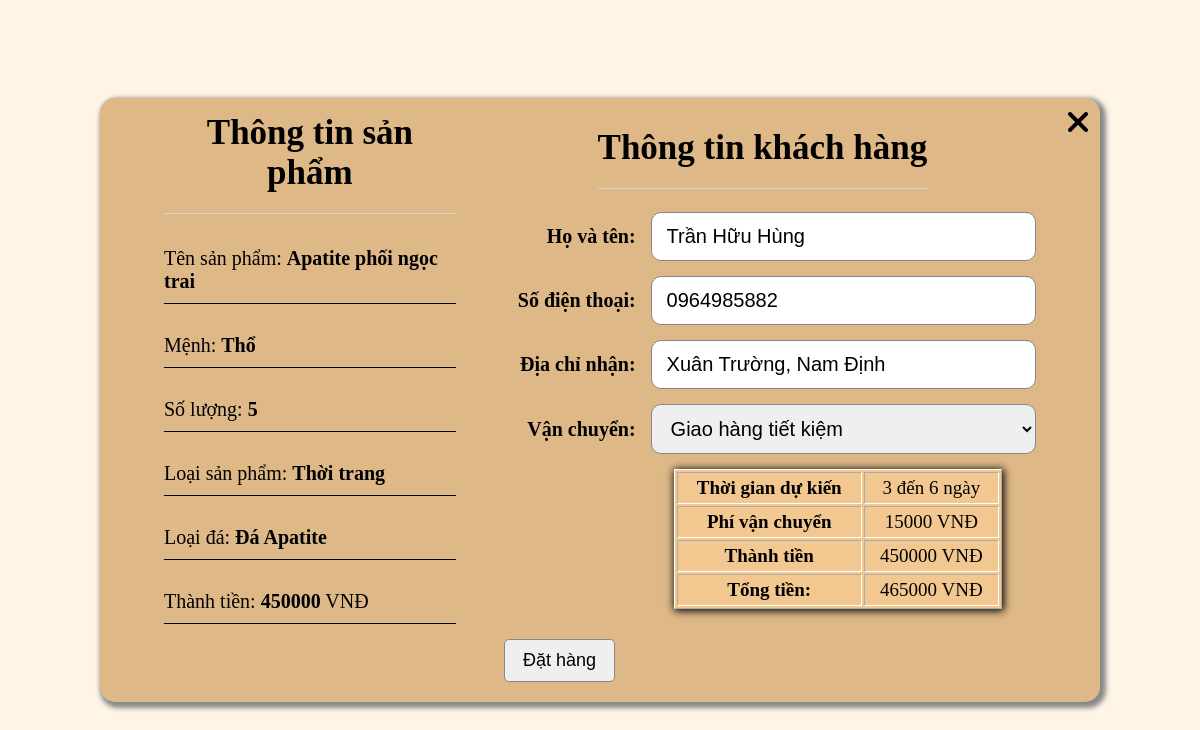
The app's page /assets/php/Manage User/buyProduct_cart.php?id_cart=60 (signed in) with its own data.
### tables this page shows
CREATE TABLE `giohang` (
  `ID_gioHang` int(11) NOT NULL,
  `donGia` int(11) NOT NULL,
  `soLuong` int(11) NOT NULL,
  `thanhTien` int(11) NOT NULL,
  `ID_TaiKhoan` int(11) NOT NULL,
  `ID_SanPham` int(11) NOT NULL,
  `trangThai` varchar(50) DEFAULT NULL
);

CREATE TABLE `sanpham` (
  `maSP` int(11) NOT NULL,
  `tenSP` varchar(100) NOT NULL,
  `gia` int(11) NOT NULL,
  `soLuong` int(11) NOT NULL,
  `loaiDa` varchar(100) NOT NULL,
  `menh` varchar(50) NOT NULL,
  `anhSP` varchar(100) NOT NULL,
  `loaiSP` varchar(50) NOT NULL
);

CREATE TABLE `taikhoan` (
  `ID` int(11) NOT NULL,
  `tenTK` varchar(50) NOT NULL,
  `matKhau` varchar(20) NOT NULL,
  `SDT` varchar(12) NOT NULL,
  `ngayTao` timestamp NOT NULL DEFAULT current_timestamp() ON UPDATE current_timestamp(),
  `diaChi` varchar(50) DEFAULT NULL,
  `avatar` varchar(100) NOT NULL,
  `gioiTinh` varchar(10) NOT NULL
);

### assets/php/Manage User/buyProduct_cart.php (the view, shortened to what this page needs)
<?php
    require '/xampp/htdocs/Web/WABSI-MIA/connect.php';
    if(isset($_GET['id_cart'])){
        $id_cart = $_GET['id_cart'];
    }
?>
<!DOCTYPE html>
<html lang="en">
<head>
    <link rel="stylesheet" href="https://cdnjs.cloudflare.com/ajax/libs/font-awesome/6.0.0-beta2/css/all.min.css">
</head>
<body>
    <div class="form_onTop">
        <div class="layout">
            <form method='post' class='form_buyProduct'>
                <div class="form_allInfo">
                    <?php
                        $sql_allInfo = "SELECT * , sanpham.soLuong as soLuongTon, giohang.soLuong as soLuongMua FROM taikhoan, sanpham, giohang
                                        WHERE (giohang.ID_gioHang = {$id_cart} and giohang.ID_TaiKhoan = taikhoan.ID and giohang.ID_SanPham = sanpham.maSP)";
                        $result_allInfo = $conn->query($sql_allInfo);
                        if($result_allInfo->num_rows>0){
                            $row_allInfo = $result_allInfo->fetch_assoc();
                            ?>
                                <div class="form_infoProduct">
                                    <?php
                                        echo "<h1 class='title_info'>Thông tin sản phẩm</h1>";
                                        echo "<div class='content_product'>";
                                            echo "<p>Tên sản phẩm: <b>{$row_allInfo['tenSP']}</b></p>";
                                            echo "<p>Mệnh: <b>{$row_allInfo['menh']}</b></p>";
                                            echo "<p>Số lượng: <b>{$row_allInfo['soLuongMua']}</b></p>";
                                            echo "<p>Loại sản phẩm: <b>{$row_allInfo['loaiSP']}</b></p>";
                                            echo "<p>Loại đá: <b>{$row_allInfo['loaiDa']}</b></p>";
                                            echo "<p>Thành tiền: <b>{$row_allInfo['thanhTien']}</b> VNĐ</p>";
                                        echo "</div>";
                                    ?>
                                </div>
                                <div class="form_insertInfoBill">
                                    <?php
                                        echo "<h1 class='title_info'>Thông tin khách hàng</h1>";
                                        echo "<div class='item_formInsert'>";
                                            echo "<p>Họ và tên: </p>";
                                            echo "<input type='text' required class = 'checkNameUser_bill' name='name_customer' value='{$row_allInfo['tenTK']}'>";
                                        echo "</div>";
                                        echo "<div class='item_formInsert'>";
                                            echo "<p>Số điện thoại: </p>";
                                            echo "<input type='text' required class = 'checkNumberPhoneUser_bill' name='telephone_customer' value='{$row_allInfo['SDT']}'>";
                                        echo "</div>";
                                        echo "<div class='item_formInsert'>";
                                            echo "<p>Địa chỉ nhận: </p>";
                                            echo "<input type='text' required class = 'checkAddressUser_bill' name='address_customer' value='{$row_allInfo['diaChi']}'>";
                                        echo "</div>";
                                        echo "<div class='item_formInsert'>";
                                            $sql_infoship = "SELECT * FROM giaohang";
                                            $result_infoShip = $conn->query($sql_infoship);
                                            if($result_infoShip->num_rows>0){
                                                echo "<p>Vận chuyển: </p>";
                                                echo "<select name='delivery_unit' class='delivery_unit'>";
                                                while($row_infoShip = $result_infoShip->fetch_assoc()){
                                                    echo "<option value='{$row_infoShip['ID_dvi']}-{$row_infoShip['phiGH']}-{$row_infoShip['thoigianGH']}'>{$row_infoShip['tenDvi']}</option>";
                                                }
                                                echo "</select>";
                                            }
                                        echo "</div>";
                                        echo "<div class=' infoShip'>";
                                            echo "<table border=1px>";
                                                echo "<tr>
                                                        <th>Thời gian dự kiến</th>
                                                        <td><span class='timeShip'></span></td>
                                                      </tr>";
                                                echo "<tr>
                                                        <th>Phí vận chuyển</th>
                                                        <td><span class='priceShip'></span> VNĐ</td>
                                                    </tr>";
                                                echo "<tr>
                                                        <th>Thành tiền</th>
                                                        <td>{$row_allInfo['thanhTien']} VNĐ</td>
                                                    </tr>";
                                                echo "<tr>
                                                        <th>Tổng tiền:</th>
                                                        <td><span class='allMoney'></span> VNĐ</td>
                                                    </tr>";
                                            echo "</table>";
                                        echo "</div>";
                                    ?>
                                </div>
                            <?php
                        }
                    ?>
                </div>
                <input type="submit" name='submit_order' class='submit_form' value='Đặt hàng'>
            </form>
            <a href='../manage_account.php?id_active=3'><i style='font-size: 2rem' class='fas fa-times icon_close'></i></a>
        </div>
    </div>
</body>
</html>

### assets/php/Manage User/buyProduct_cart.php (style rules this page uses)
body { background-color: #FFEFD5; }
.form_onTop { position: fixed; inset: 0; display: flex; justify-content: space-between; align-items: center; }
h1 { margin-top: 5px; text-align: center; }
.layout { position: relative; width: 80% ; margin: 0 auto; background-color: #DEB887; border-radius: 15px; padding: 0 20px; z-index: 2; box-shadow: 3px 3px 5px 3px #888888; }
.form_allInfo { width: 95%; margin: 0 auto; display: flex; justify-content: space-between; align-items: center; }
.title_info { font-size: 35px; padding-bottom: 20px; border-bottom: 1px solid #d3d3d3; }
.form_infoProduct { width: 32%; padding: 10px 20px ; }
.content_product p { font-size: 20px; margin: 20px 0 0; padding: 10px 0; border-bottom: 1px solid black; }
.form_insertInfoBill { width: 60%; padding: 10px 20px 10px 0; display: flex; align-items: center; flex-direction: column; }
.item_formInsert { width: 100%; margin: 0 auto 15px; display:flex; align-items: center; }
.item_formInsert p { width: 25%; margin: 0 0 0 10px; padding-right: 15px; font-size: 20px; font-weight: bold; text-align: end; }
.item_formInsert input, .item_formInsert select { flex:1; padding: 12px 15px; font-size: 20px; border: 1px solid #888888; border-radius: 10px; }
.submit_form { display:table; margin: 5px auto 20px 40%; padding: 10px 18px; font-size: 18px; border-radius: 5px; border: 1px solid #888888; }
.infoShip { width: 60%; margin: 0 auto 0 185px; font-size: 19px; }
.infoShip table { width: 100%; text-align: center; background-color: #f3c890; border-color: white; box-shadow: 1px 1px 8px 1px black; }
.infoShip th, .infoShip td { padding: 4px 6px; }
.icon_close { position: absolute; top:8px; cursor: pointer; right: 12px; color: black; z-index: 5; }

### records on screen
giohang: ID_SanPham.tenSP "Apatite phối ngọc trai", ID_SanPham.menh "Thổ", soLuong "5", ID_SanPham.loaiSP "Thời trang", ID_SanPham.loaiDa "Đá Apatite", thanhTien "450000", name_customer "Trần Hữu Hùng", telephone_customer "0964985882", address_customer "Xuân Trường, Nam Định"

### other values on screen
form field delivery_unit "Giao hàng tiết kiệm"
